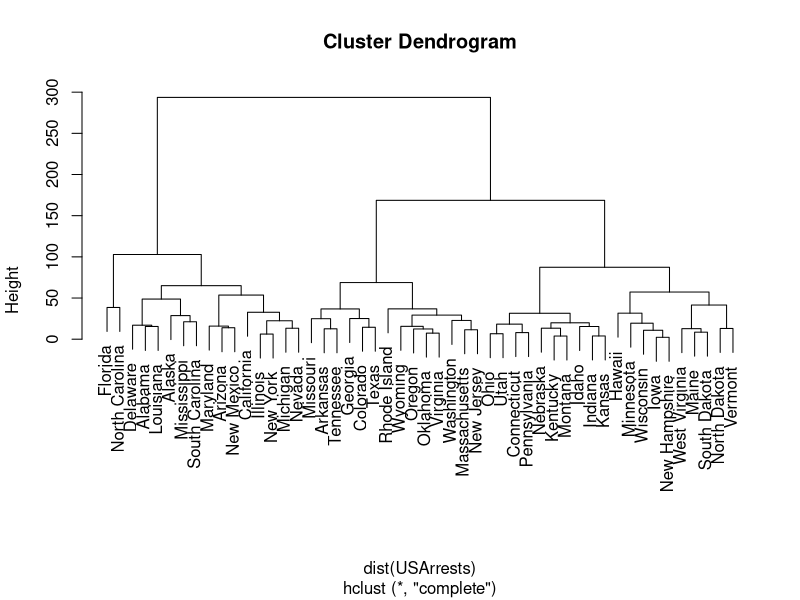
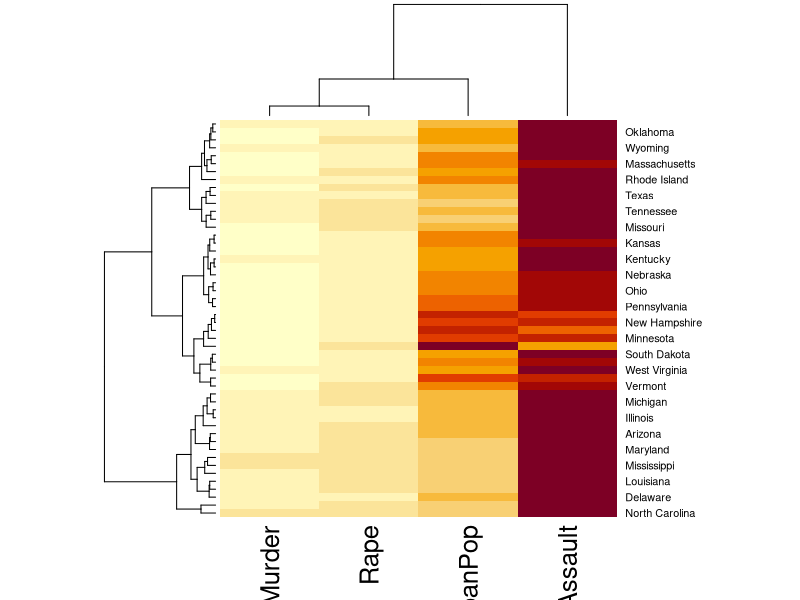

Write R code to recreate these figures, in order. (Note: this script raises an error after producing the figures.)
cat ("\n\n            C T C  \n             D E M O \n\n")


cat("\n------ Standard clustering with R (not ctc):  -------\n")

data(USArrests)
h = hclust(dist(USArrests))
plot(h)
 
readline("Next")

cat("\n------ Get the ``heatmap'':  -------\n")
heatmap(as.matrix(USArrests))

readline("Next")

cat("\n------ BUILDING HIERARCHICAL CLUSTERING WITH ANOTHER SOFTWARE  -------\n")
cat("\n------ Write data table to Xcluster file format   -------\n")
r2xcluster(USArrests,file='USArrests_xcluster.txt')
readline("Next")

cat("\n------ Write data table to cluster file format   -------\n")
r2cluster(USArrests,file='USArrests_cluster.txt')
readline("Next")

cat("\n------ Hierarchical clustering (need Xcluster tool  by Gavin Sherlock)  -------\ntry:\n\nh.xcl=xcluster(USArrests)\nplot(h.xcl)
") 



readline("Next")



hr = hclust(dist(USArrests))
hc = hclust(dist(t(USArrests)))
cat("\n------  USING OTHER VISUALIZATION SOFTWARES  -------\n")

cat("\n------  Export hclust objects to Newick format files  -------\n")
write(hc2Newick(hr),file='hclust.newick')
readline("Next")

cat("\n------  Export hclust objects to Freeview or Treeview
visualization softwares  -------\n")
r2atr(hc,file="cluster.atr")
r2gtr(hr,file="cluster.gtr")
r2cdt(hr,hc,USArrests ,file="cluster.cdt")
readline("Next")


